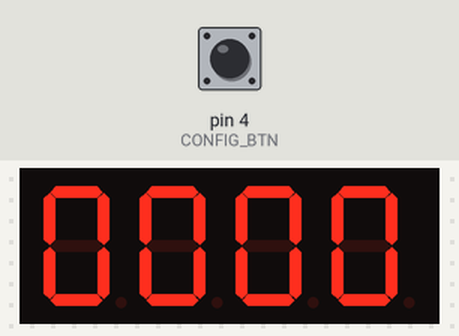
Simulated run of this sketch. Board: Arduino Uno, built with avr-gcc and run on an emulated ATmega328P. On the bench: 4-digit seven-segment display. The inputs (shaded band) are chosen by the test bench; at power-on: pin 4 (CONFIG_BTN) HIGH. Storage starts empty.

Above: at 5.0 s.
12.6 s: pin 4 (CONFIG_BTN) pulled LOW for 3.2 s
At 14.2 s:
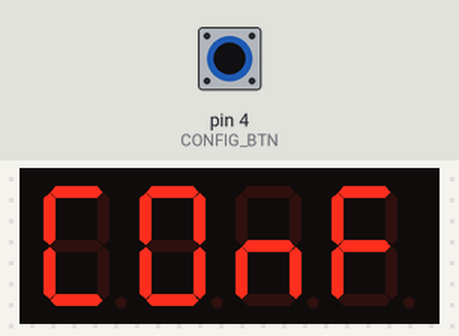
17.3 s: pin 4 (CONFIG_BTN) pulled LOW for 3.2 s
At 19.3 s:
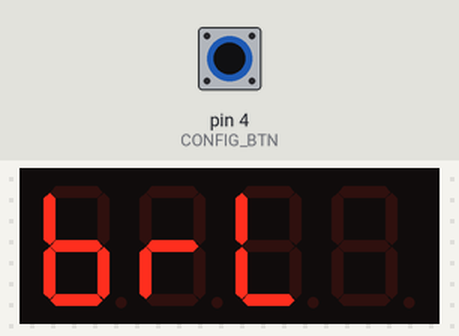
22.0 s: pin 4 (CONFIG_BTN) pulled LOW for 3.2 s
At 24.0 s:
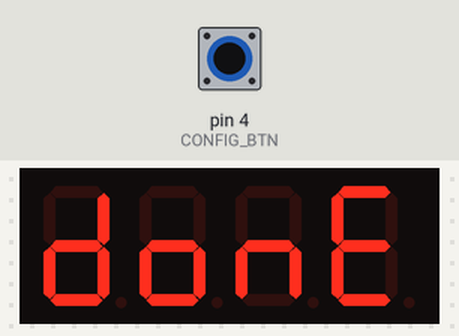
Timing chart, 0 to 25.5 s (numbered marks = the images above; inputs shaded):
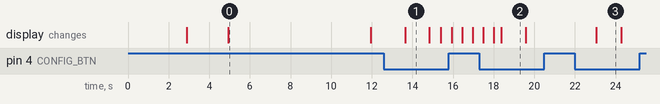

Measured:
- after the input at 12.6 s, the display: changes after 1.0 s (image 1)
- after the input at 17.3 s, the display: first differs from a run without the input after 1.1 s (image 2)
- after the input at 22.0 s, the display: changes after 1.1 s (image 3)
- what the display in image 0 shows lasts 7.1 s, from 4.9 s to 12.0 s
- what the display in image 1 shows lasts 1.2 s, from 13.6 s to 14.8 s

The sketch:

main.ino
```cpp
#include <Arduino.h>
#include <AceButton.h>
#include <Thread.h>
#include <ThreadController.h>
#include <TM1637Display.h>

#include "Constants.h"
#include "StateManager.h"
#include "DataManager.h"
#include "DisplayManager.h"

using namespace ace_button;

StateManager stateMgr;
DataManager dataMgr;
TM1637Display display(TM_CLK, TM_DIO);
DisplayManager dispMgr(&display, ACT_BRGT_DATA);
AceButton configButton(CONFIG_BTN);

// Thread Pool Manager
ThreadController thdController = ThreadController();
Thread thdCheckButton = Thread();
Thread thdCheckPreviewState = Thread();
Thread thdBlinkDigitOnConfig = Thread();
Thread thdObserveDigitChangeFlag = Thread();

// Should be included at this point
#include "Callbacks.h"
#include "Setup.h"

// Known Issues:
// Sometimes the buffer when saving overflows causes the system to restart

void setup() {
  Serial.begin(9600);
  delay(2000);

  stateMgr.begin();
  initializeDisplay();
  initializeDataStore();

  // Loading Animation
  dispMgr.showLoadingAnimation();

  initilizeDisplayBrightness();
  initilizeCounterData();
  initializeConfigButton();

  // Configure Threads
  initializedThreads();

  // Set state manager to waiting
  stateMgr.setActiveState(STATE_WAITING);
  PREV_ON_TIME = millis();
}

void loop() {
  thdController.run();
}

// config button event handler
void handleEvent(AceButton*, uint8_t eventType,
                 uint8_t buttonState) {
  switch (eventType) {
    case AceButton::kEventClicked:
    case AceButton::kEventReleased:
      cbClickHandler();
      break;
    case AceButton::kEventDoubleClicked:
      cbDoubleClickHandler();
      break;
    case AceButton::kEventLongPressed:
      cbLongPressHandler();
      break;
  }
}
```

Callbacks.h
```cpp
void cbCheckButtons() {
  configButton.check();
}

void cbPreviewDisplayCounter() {
  const uint32_t PREVIEW_TIMEOUT = 7000;

  if (stateMgr.getActiveState() == STATE_WAITING && dispMgr.getDisplayState() == HIGH) {
    if (millis() - PREV_ON_TIME > PREVIEW_TIMEOUT) {
      dispMgr.turnOFF();
    }
  }
}

void cbUpdateBrightnessData() {
  uint8_t brgtData = atol(dataMgr.ACT_BRGT_DAT);
  brgtData = brgtData >= DataManager::MAX_BRGT ? DataManager::MIN_BRGT : ++brgtData;
  sprintf(dataMgr.ACT_BRGT_DAT, "%d", brgtData);
  dispMgr.setBrightness(brgtData);
  dispMgr.displayText(dataMgr.ACT_CNTR_DAT);
}

// responsible for blinking a specific digit during counter data configuration
void cbBlinkDigitOnConfig() {
  const uint32_t DIGIT_BLINK_SPEED = 450;
  static uint32_t PREV_BLINK_TIME = 0;
  // true is visible
  static bool digitVisible = true;

  if (stateMgr.getActiveState() == STATE_CONFIG_CNTR && !IS_DIGIT_CHANGING) {
    if (millis() - PREV_BLINK_TIME > DIGIT_BLINK_SPEED) {
      if (digitVisible) {
        dispMgr.displayText(dataMgr.ACT_CNTR_DAT);
      } else {
        dispMgr.displayText(dataMgr.ACT_CNTR_DAT, ACT_BLINK_DIGIT);
      }

      PREV_BLINK_TIME = millis();
      digitVisible = !digitVisible;
    }
  } else {
    digitVisible = true;
  }
}

void cbConfigCounterRoutine() {
  IS_DIGIT_CHANGING = true;  // enabled to disabled blinking digit

  // get the allowed character count and put all allowed character count in front of the buffer
  char copyBuffer[DataManager::COUNTER_DATA_SIZE] = "";
  uint8_t allowedCharCount = dispMgr.copyAllowedChars(dataMgr.ACT_CNTR_DAT, arrLength(dataMgr.ACT_CNTR_DAT), copyBuffer);

  // create a copy of copyBuffer padded with zeros
  char destinationBuffer[DisplayManager::MAX_SEGMENT_COUNT] = "";
  uint8_t destLength = arrLength(destinationBuffer);

  if (allowedCharCount > destLength) {
    allowedCharCount = destLength;
  }

  dispMgr.addZerosToFront(destLength - allowedCharCount, copyBuffer, destinationBuffer, destLength);

  // get the next character based on previous character
  uint8_t activeDigitIndex = invertIndex(destLength, ACT_BLINK_DIGIT);
  char let = destinationBuffer[activeDigitIndex];
  char nextChar = dispMgr.getNextEquivalentCharacter(let);

  // replace the old character with the nextChar
  destinationBuffer[activeDigitIndex] = nextChar;

  // reassign it back and display it
  strncpy(dataMgr.ACT_CNTR_DAT, destinationBuffer, sizeof(dataMgr.ACT_CNTR_DAT));
  dispMgr.displayText(dataMgr.ACT_CNTR_DAT);
}

void cbConfigCounterDoubleClick() {
  IS_DIGIT_CHANGING = false;  // force to set to digit blink

  if (ACT_BLINK_DIGIT >= DisplayManager::MAX_SEGMENT_COUNT - 1) {
    ACT_BLINK_DIGIT = 0;
  } else {
    ACT_BLINK_DIGIT++;
  }
}

void cbConfigCounterLongPressed() {
  char normalizedBuffer[DataManager::COUNTER_DATA_SIZE] = "";
  uint8_t allowedCharCount = dispMgr.copyAllowedChars(dataMgr.ACT_CNTR_DAT, arrLength(dataMgr.ACT_CNTR_DAT), normalizedBuffer);

  char cleanBuffer[DataManager::COUNTER_DATA_SIZE] = "";
  for (int i = 0; i < allowedCharCount; i++) {
    cleanBuffer[i] = normalizedBuffer[i];
  }

  // save configured counter data
  dataMgr.saveCounterData(cleanBuffer);
  ACT_BLINK_DIGIT = 0;

  // Retrieve the saved counter data
  char buffer[DataManager::COUNTER_DATA_SIZE] = "";
  dataMgr.getCounterData(buffer);

  dispMgr.showBrgtConfigLabel();
  delay(1200);

  // display it
  dispMgr.displayText(buffer);
  stateMgr.setActiveState(STATE_CONFIG_BRGT);
}

void cbObserveDigitChangeFlag() {
  uint32_t DIGIT_CHANGE_WAIT = 2000;
  static uint32_t PREV_ENABLED_TIME = 0;

  if (millis() - PREV_ENABLED_TIME > DIGIT_CHANGE_WAIT) {
    IS_DIGIT_CHANGING = false;
    PREV_ENABLED_TIME = millis();
  }
}

void cbClickHandler() {
  switch (stateMgr.getActiveState()) {
    case STATE_WAITING:
      dispMgr.displayText(dataMgr.ACT_CNTR_DAT);
      PREV_ON_TIME = millis();
      break;
    case STATE_CONFIG_BRGT:
      cbUpdateBrightnessData();
      break;
    case STATE_CONFIG_CNTR:
      cbConfigCounterRoutine();
      break;
  }
}

void cbDoubleClickHandler() {
  switch (stateMgr.getActiveState()) {
    case STATE_CONFIG_CNTR:
      cbConfigCounterDoubleClick();
      break;
  }
}

void cbLongPressHandler() {
  switch (stateMgr.getActiveState()) {
    case STATE_WAITING:
      dispMgr.showConfigLabel();
      delay(1200);
      stateMgr.setActiveState(STATE_CONFIG_CNTR);
      dispMgr.displayText(dataMgr.ACT_CNTR_DAT);
      break;
    case STATE_CONFIG_CNTR:
      cbConfigCounterLongPressed();
      break;
    case STATE_CONFIG_BRGT:
      dataMgr.saveBrightnessData(dataMgr.ACT_BRGT_DAT);
      dispMgr.showDoneConfigLabel();
      delay(1200);
      dispMgr.displayText(dataMgr.ACT_CNTR_DAT);
      stateMgr.setActiveState(STATE_WAITING);
      PREV_ON_TIME = millis();
      break;
  }
}
```

Constants.h
```cpp
#define TM_CLK 2
#define TM_DIO 3

uint8_t ACT_BRGT_DATA = 0x02;

const int CONFIG_BTN = 4;

// Display Preview Related variables
uint32_t PREV_ON_TIME = 0;

// Display Blink on Counter Data Config variables
uint8_t ACT_BLINK_DIGIT = 0;
// created to prevent blinking during updating counter digits
bool IS_DIGIT_CHANGING = false;
```

DataManager.h
```cpp
#include <SPI.h>
#include <SD.h>

#include "Utils.h"

class DataManager {
private:
  uint8_t _CSPIN = SD_CHIP_SELECT_PIN;

  // file filename
  char _FF_COUNTER_DATA[17] = "CNTRDAT.TXT";
  char _FF_BRIGHTNESS_DATA[20] = "BRGTDAT.TXT";

  void _getFileContent(char* data, char* fileName, uint8_t size) {
    File ff = SD.open(fileName);
    uint8_t i = 0;

    if (ff) {
      while (ff.available() && i < size) {
        data[i] = ff.read();
        i++;
      }
      ff.close();
    } else {
      data[i] = '0';
    }
  }

  bool _writeToFile(char* fileName, char* data) {
    File ff = SD.open(fileName, O_CREAT | O_WRITE | O_TRUNC);

    if (ff) {
      ff.write(data);
      ff.close();
      return true;
    }

    return false;
  }

  void _writeToBuffer(char* buffer, const char* data) {
    strncpy(buffer, data, sizeof(buffer));
  }

  void _cleanBuffer(char* buffer, uint8_t bufferSize) {
    memset(buffer, '\0', bufferSize);
  }

public:
  // Data Sizes
  static const uint8_t COUNTER_DATA_SIZE = 5;
  static const uint8_t BRIGHT_DATA_SIZE = 2;

  static const uint8_t MAX_BRGT = 7;
  static const uint8_t MIN_BRGT = 1;

  char ACT_CNTR_DAT[DataManager::COUNTER_DATA_SIZE] = "";
  char ACT_BRGT_DAT[DataManager::BRIGHT_DATA_SIZE] = "";

  // Intializing SD Card
  bool begin(uint8_t csPin = SD_CHIP_SELECT_PIN) {
    this->_CSPIN = csPin;
    return SD.begin(csPin);
  }

  // Initialized SD Card Files
  bool initializedFiles() {
    bool case1 = true;
    bool case2 = true;

    // Data defaults
    char _CNTR_DEF[DataManager::COUNTER_DATA_SIZE] = "0000";
    char _BRGT_DEF[DataManager::BRIGHT_DATA_SIZE] = "2";

    if (!SD.exists(this->_FF_COUNTER_DATA)) {
      case1 = this->_writeToFile(
        this->_FF_COUNTER_DATA, _CNTR_DEF);
    }

    if (!SD.exists(this->_FF_BRIGHTNESS_DATA)) {
      case2 = this->_writeToFile(
        this->_FF_BRIGHTNESS_DATA, _BRGT_DEF);
    }

    return case1 && case2;
  }

  void overwrite(char* buffer, const char* data) {
    this->_writeToBuffer(buffer, data);
  }

  // Gets the counter data
  void getCounterData(char* data, uint8_t size = DataManager::COUNTER_DATA_SIZE) {
    this->_cleanBuffer(data, size);
    this->_getFileContent(data, this->_FF_COUNTER_DATA, DataManager::COUNTER_DATA_SIZE);
    strcpy(this->ACT_CNTR_DAT, data);
  }

  // Gets the brightness data
  void getBrightnessData(char* data, uint8_t size = DataManager::BRIGHT_DATA_SIZE) {
    this->_cleanBuffer(data, size);
    this->_getFileContent(data, this->_FF_BRIGHTNESS_DATA, size);
    strcpy(this->ACT_BRGT_DAT, data);
  }

  // save data to counterData file
  bool saveCounterData(char* data) {
    return this->_writeToFile(this->_FF_COUNTER_DATA, data);
  }

  // save data to brightnessData file
  bool saveBrightnessData(char* data) {
    return this->_writeToFile(this->_FF_BRIGHTNESS_DATA, data);
  }
};
```

DisplayManager.h
```cpp
#include "Utils.h"

uint8_t SEGMENT_HEX[16] = { 0x3f, 0x06, 0x5b, 0X4f, 0x66, 0x6d, 0x7d, 0x07, 0x7f, 0x6f, 0x77, 0x7c, 0x39, 0x5e, 0x79, 0x71 };

class DisplayManager {
private:
  TM1637Display *display;
  const uint8_t NUM_MIN_RANGE = 48;
  const uint8_t NUM_MAX_RANGE = 57;
  const uint8_t ALPHA_MIN_RANGE = 65;
  const uint8_t ALPHA_MAX_RANGE = 70;
  const uint8_t QUESTION = 63;

  bool isNumeric(char let) {
    return let >= this->NUM_MIN_RANGE && let <= this->NUM_MAX_RANGE;
  }

  bool isAF(char let) {
    return let >= this->ALPHA_MIN_RANGE && let <= this->ALPHA_MAX_RANGE;
  }

  bool isQuestion(char let) {
    return let == 63;
  }

  void translateToSegments(char *data, uint8_t *segments, uint8_t segmentCount) {
    for (uint8_t i = 0; i < segmentCount; i++) {
      segments[i] = this->translateToSegmentHex(data[i]);
    }
  }

  uint8_t translateToSegmentHex(uint8_t data) {
    uint8_t let = toupper(data);

    if (this->isNumeric(let)) {
      // 0 - 9
      return SEGMENT_HEX[let - 48];
    } else if (this->isAF(let)) {
      // A - F or a - f
      return SEGMENT_HEX[let - 55];
    } else if (this->isQuestion(let)) {
      // QUESTION
      return SEGMENT_BLANK;
    }

    //unknown characters are set to zero
    return SEGMENT_HEX[0];
  }

  bool isAllowedChar(char let) {
    let = toupper(let);
    return this->isNumeric(let) || this->isAF(let) || this->isQuestion(let);
  }

public:
  uint8_t DISPLAY_STATE;
  uint8_t BRGT_DATA;
  const uint8_t SEGMENT_BLANK = 0x0;
  const uint8_t SEGMENT_FULL = 0x7f;
  static const uint8_t MAX_SEGMENT_COUNT = 4;

  int BLANK_SEGMENT_DISABLED = -1;
  uint8_t ERR_LBL_HEX[MAX_SEGMENT_COUNT] = { 0x79, 0x50, 0x50, 0x0 };
  uint8_t CNFG_LBL_HEX[MAX_SEGMENT_COUNT] = { 0x39, 0x3F, 0x54, 0x71 };
  uint8_t BRGT_LBL_HEX[MAX_SEGMENT_COUNT] = { 0x7C, 0x50, 0x38, 0x00 };
  uint8_t DONE_LBL_HEX[MAX_SEGMENT_COUNT] = { 0x5E, 0x5C, 0x54, 0x79 };
  const uint8_t LOADING_ANIMATION_HEX[17][4] = {
    { 0x0, 0x0, 0x0, 0x0 },
    { 0x0, 0x0, 0x0, 0x01 },
    { 0x0, 0x0, 0x01, 0x01 },
    { 0x0, 0x01, 0x01, 0x0 },
    { 0x01, 0x01, 0x0, 0x0 },
    { 0x21, 0x0, 0x0, 0x0 },
    { 0x60, 0x0, 0x0, 0x0 },
    { 0x40, 0x40, 0x0, 0x0 },
    { 0x0, 0x40, 0x40, 0x0 },
    { 0x0, 0x0, 0x40, 0x40 },
    { 0x0, 0x0, 0x0, 0x44 },
    { 0x0, 0x0, 0x0, 0x0C },
    { 0x0, 0x0, 0x08, 0x08 },
    { 0x0, 0x08, 0x08, 0x0 },
    { 0x08, 0x08, 0x0, 0x0 },
    { 0x08, 0x0, 0x0, 0x0 },
    { 0x0, 0x0, 0x0, 0x0 },
  };

  DisplayManager(TM1637Display *display, uint8_t brightness = 0x4) {
    this->display = display;
    this->setBrightness(brightness);
    this->turnON();
  }

  uint8_t getDisplayState() {
    return this->DISPLAY_STATE;
  }

  void setDisplayStateHigh() {
    this->DISPLAY_STATE = HIGH;
  }

  void setDisplayStateLow() {
    this->DISPLAY_STATE = LOW;
  }

  void setBrightness(uint8_t brightness) {
    this->BRGT_DATA = brightness;
    this->display->setBrightness(brightness);
  }

  void setDisplaySegment(uint8_t seg1, uint8_t seg2, uint8_t seg3, uint8_t seg4) {
    uint8_t displaySegments[4] = { seg1, seg2, seg3, seg4 };
    this->display->setSegments(displaySegments);
  }

  void setDisplaySegment(const uint8_t *displaySegments) {
    this->display->setSegments(displaySegments);
  }

  void clearSegments() {
    this->setDisplaySegment(SEGMENT_BLANK, SEGMENT_BLANK, SEGMENT_BLANK, SEGMENT_BLANK);
  }

  void turnON() {
    this->setDisplayStateHigh();
  }

  void turnOFF() {
    this->clearSegments();
    this->setDisplayStateLow();
  }

  uint8_t countAllowedChars(char *data, uint8_t dataLength) {
    uint8_t allowedCount = 0;

    for (uint8_t i = 0; i < dataLength; i++) {
      char let = data[i];
      if (this->isAllowedChar(let)) {
        allowedCount++;
      }
    }

    return allowedCount;
  }

  uint8_t copyAllowedChars(char *data, uint8_t dataLength, char *destination) {
    uint8_t currentBufferIndex = 0;
    uint8_t allowedCount = 0;

    for (uint8_t i = 0; i < dataLength; i++) {
      char let = data[i];
      if (this->isAllowedChar(let)) {
        destination[currentBufferIndex] = let;
        currentBufferIndex++;
        allowedCount++;
      }
    }

    return allowedCount;
  }

  char getNextEquivalentCharacter(char let) {
    if (!this->isAllowedChar(let)) {
      return '0';
    }

    if (this->isNumeric(let) && let == this->NUM_MAX_RANGE) {
      // number 9 in decimal - then we must switch the char to A
      return this->ALPHA_MIN_RANGE;
    } else if (isAF(let) && let == this->ALPHA_MAX_RANGE) {
      // character 'F' in decimal - then we must switch back to number 0
      return this->NUM_MIN_RANGE;
    } else if (this->isQuestion(let)) {
      return let;
    }

    return let += 1;
  }

  // add character '0' to data array provided
  void addZerosToFront(uint8_t numberOfZeros, char *source, char *dest, uint8_t destLength) {
    if (numberOfZeros > destLength) {
      numberOfZeros = destLength;
    }

    uint8_t lastInsertedZeroIdx = -1;
    strcpy(dest, "");

    // Add the zeros
    for (uint8_t i = 0; i < numberOfZeros; i++) {
      dest[i] = this->NUM_MIN_RANGE;
      lastInsertedZeroIdx = i;
    }

    // fill the remaining space with the source data
    for (uint8_t i = 0; i < destLength - numberOfZeros; i++) {
      uint8_t nextIndex = ++lastInsertedZeroIdx;
      dest[nextIndex] = source[i];
    }
  }

  void displayError(uint8_t code) {
    ERR_LBL_HEX[MAX_SEGMENT_COUNT - 1] = code;
    this->setDisplaySegment(ERR_LBL_HEX);
    this->turnON();
  }

  void displayText(char *data, int blankSegmentNumber = -1, bool rightAsStartingDigit = true) {
    if (blankSegmentNumber >= this->BLANK_SEGMENT_DISABLED) {
      if (blankSegmentNumber > this->MAX_SEGMENT_COUNT) {
        blankSegmentNumber = this->MAX_SEGMENT_COUNT - 1;
      }

      if (rightAsStartingDigit) {
        blankSegmentNumber = invertIndex(this->MAX_SEGMENT_COUNT, blankSegmentNumber);
      }
    }

    // buffers
    char buffer[MAX_SEGMENT_COUNT] = "";
    char destinationBuffer[MAX_SEGMENT_COUNT] = "";
    uint8_t segments[MAX_SEGMENT_COUNT];

    // copy only allowed characters to front of destination buffer
    uint8_t allowedCharCount = this->copyAllowedChars(data, arrLength(buffer), buffer);
    uint8_t segmentCount = arrLength(segments);

    if (allowedCharCount > segmentCount) {
      allowedCharCount = segmentCount;
    }

    this->addZerosToFront(segmentCount - allowedCharCount, buffer, destinationBuffer, segmentCount);
    this->translateToSegments(destinationBuffer, segments, segmentCount);

    // set the segment index to a blank segment
    if (blankSegmentNumber > BLANK_SEGMENT_DISABLED) {
      segments[blankSegmentNumber] = this->SEGMENT_BLANK;
    }

    this->setDisplaySegment(segments);
    this->turnON();
  }

  void showConfigLabel() {
    this->setDisplaySegment(this->CNFG_LBL_HEX);
    this->turnON();
  }

  void showBrgtConfigLabel() {
    this->setDisplaySegment(this->BRGT_LBL_HEX);
    this->turnON();
  }

  void showDoneConfigLabel() {
    this->setDisplaySegment(this->DONE_LBL_HEX);
    this->turnON();
  }

  void showLoadingAnimation(uint32_t speed = 50, uint32_t interval = 1000, uint8_t repeat = 3) {
    uint32_t previousRepeat = 0;

    int repeatCount = 0;

    this->turnON();

    while (repeatCount <= repeat - 1) {
      uint32_t currentRepeat = millis();

      if (currentRepeat - previousRepeat >= interval) {
        repeatCount++;
        previousRepeat = currentRepeat;

        uint32_t prevSegMovement = 0;
        uint8_t curAnim = 0;

        while (true) {
          if (curAnim >= arrLength(LOADING_ANIMATION_HEX)) {
            break;
          }

          uint32_t currentTime = millis();
          if (currentTime - prevSegMovement >= speed) {
            this->setDisplaySegment(LOADING_ANIMATION_HEX[curAnim]);
            curAnim++;
            prevSegMovement = currentTime;
          }
        }
      }
    }
  }
};
```

StateManager.h
```cpp
enum SYS_STATE {
  STATE_INIT,
  STATE_WAITING,
  STATE_CONFIG_BRGT,
  STATE_CONFIG_CNTR
};

class StateManager {
private:
  SYS_STATE ACTIVE_STATE;

public:
  void begin() {
    this->ACTIVE_STATE = STATE_INIT;
  }

  SYS_STATE getActiveState() {
    return this->ACTIVE_STATE;
  }

  void setActiveState(SYS_STATE state) {
    this->ACTIVE_STATE = state;
  }
};
```

Utils.cpp
```cpp
#include "Utils.h"

uint8_t getIndexFrom(uint8_t *list, uint8_t listLen, uint8_t data) {
  for (uint8_t i = 0; i < listLen; i++) {
    if (list[i] == data) {
      return i;
    }
  }

  return -1;
}

uint8_t invertIndex(uint8_t MAX_COUNT, uint8_t index) {
  return MAX_COUNT - index - 1;
}
```

Source omitted: Setup.h (2169 bytes), Utils.h (265 bytes)
